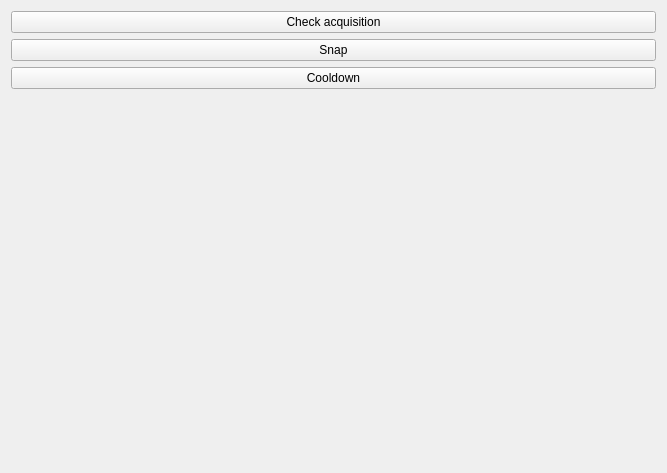
<?xml version="1.0" encoding="UTF-8"?>
<ui version="4.0">
 <class>Form</class>
 <widget class="QWidget" name="Form">
  <property name="geometry">
   <rect>
    <x>0</x>
    <y>0</y>
    <width>667</width>
    <height>473</height>
   </rect>
  </property>
  <property name="windowTitle">
   <string>Form</string>
  </property>
  <layout class="QHBoxLayout" name="horizontalLayout">
   <item>
    <layout class="QVBoxLayout" name="verticalLayout">
     <item>
      <widget class="QPushButton" name="pushButton_acqconfig">
       <property name="text">
        <string>Check acquisition</string>
       </property>
       <property name="icon">
        <iconset resource="../../../Users/fns5/AppData/Local/Continuum/anaconda3/Lib/site-packages/qtutils/icons/icons.qrc">
         <normaloff>:/qtutils/fugue/information-balloon.png</normaloff>:/qtutils/fugue/information-balloon.png</iconset>
       </property>
      </widget>
     </item>
     <item>
      <widget class="QPushButton" name="pushButton_snap">
       <property name="text">
        <string>Snap</string>
       </property>
       <property name="icon">
        <iconset resource="../../../Users/fns5/AppData/Local/Continuum/anaconda3/Lib/site-packages/qtutils/icons/icons.qrc">
         <normaloff>:/qtutils/fugue/control-stop.png</normaloff>:/qtutils/fugue/control-stop.png</iconset>
       </property>
      </widget>
     </item>
     <item>
      <widget class="QPushButton" name="pushButton_cooldown">
       <property name="text">
        <string>Cooldown</string>
       </property>
       <property name="icon">
        <iconset resource="../../../Users/fns5/AppData/Local/Continuum/anaconda3/Lib/site-packages/qtutils/icons/icons.qrc">
         <normaloff>:/qtutils/fugue/thermometer-low.png</normaloff>:/qtutils/fugue/thermometer-low.png</iconset>
       </property>
      </widget>
     </item>
     <item>
      <spacer name="verticalSpacer">
       <property name="orientation">
        <enum>Qt::Vertical</enum>
       </property>
       <property name="sizeHint" stdset="0">
        <size>
         <width>20</width>
         <height>40</height>
        </size>
       </property>
      </spacer>
     </item>
    </layout>
   </item>
  </layout>
 </widget>
 <resources>
  <include location="../../../Users/fns5/AppData/Local/Continuum/anaconda3/Lib/site-packages/qtutils/icons/icons.qrc"/>
 </resources>
 <connections/>
</ui>
